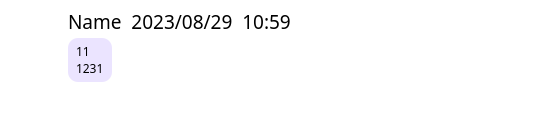
<?xml version="1.0" encoding="UTF-8"?>
<ui version="4.0">
 <class>ChatBubbles</class>
 <widget class="QWidget" name="ChatBubbles">
  <property name="geometry">
   <rect>
    <x>0</x>
    <y>0</y>
    <width>541</width>
    <height>118</height>
   </rect>
  </property>
  <property name="minimumSize">
   <size>
    <width>541</width>
    <height>0</height>
   </size>
  </property>
  <property name="maximumSize">
   <size>
    <width>541</width>
    <height>16777215</height>
   </size>
  </property>
  <property name="windowTitle">
   <string>Form</string>
  </property>
  <property name="styleSheet">
   <string notr="true">QWidget{
background-color: rgb(255, 255, 255)
}</string>
  </property>
  <layout class="QHBoxLayout" name="horizontalLayout">
   <item>
    <layout class="QHBoxLayout" name="horizontalLayout_4" stretch="0,40,0">
     <item>
      <layout class="QVBoxLayout" name="verticalLayout_2">
       <item>
        <widget class="QLabel" name="profPhoto">
         <property name="minimumSize">
          <size>
           <width>51</width>
           <height>51</height>
          </size>
         </property>
         <property name="maximumSize">
          <size>
           <width>51</width>
           <height>51</height>
          </size>
         </property>
         <property name="text">
          <string/>
         </property>
         <property name="pixmap">
          <pixmap>../graphSource/profPhoto.jpg</pixmap>
         </property>
         <property name="scaledContents">
          <bool>true</bool>
         </property>
         <property name="alignment">
          <set>Qt::AlignLeading|Qt::AlignLeft|Qt::AlignTop</set>
         </property>
        </widget>
       </item>
       <item>
        <spacer name="verticalSpacer">
         <property name="orientation">
          <enum>Qt::Vertical</enum>
         </property>
         <property name="sizeHint" stdset="0">
          <size>
           <width>20</width>
           <height>10</height>
          </size>
         </property>
        </spacer>
       </item>
      </layout>
     </item>
     <item>
      <layout class="QVBoxLayout" name="verticalLayout">
       <item>
        <layout class="QHBoxLayout" name="horizontalLayout_2" stretch="0,0">
         <item>
          <widget class="QLabel" name="nameAndTime">
           <property name="minimumSize">
            <size>
             <width>100</width>
             <height>21</height>
            </size>
           </property>
           <property name="maximumSize">
            <size>
             <width>16777215</width>
             <height>21</height>
            </size>
           </property>
           <property name="font">
            <font>
             <family>Heiti SC</family>
             <pointsize>14</pointsize>
            </font>
           </property>
           <property name="text">
            <string>Name  2023/08/29  10:59</string>
           </property>
          </widget>
         </item>
         <item>
          <spacer name="horizontalSpacer_2">
           <property name="orientation">
            <enum>Qt::Horizontal</enum>
           </property>
           <property name="sizeHint" stdset="0">
            <size>
             <width>40</width>
             <height>20</height>
            </size>
           </property>
          </spacer>
         </item>
        </layout>
       </item>
       <item>
        <layout class="QHBoxLayout" name="horizontalLayout_3">
         <item>
          <layout class="QVBoxLayout" name="verticalLayout_3">
           <item>
            <widget class="QLabel" name="msgText">
             <property name="maximumSize">
              <size>
               <width>300</width>
               <height>16777215</height>
              </size>
             </property>
             <property name="font">
              <font>
               <family>Heiti SC</family>
              </font>
             </property>
             <property name="styleSheet">
              <string notr="true">QLabel {
    border-radius: 10px; /* Adjust the radius value as needed */
    background-color: rgb(235, 228, 255); /* Set the background color */
    padding: 5px; /* Add some padding to the label */
}</string>
             </property>
             <property name="text">
              <string>11
1231</string>
             </property>
             <property name="margin">
              <number>4</number>
             </property>
             <property name="textInteractionFlags">
              <set>Qt::LinksAccessibleByMouse|Qt::TextSelectableByMouse</set>
             </property>
            </widget>
           </item>
           <item>
            <spacer name="verticalSpacer_2">
             <property name="orientation">
              <enum>Qt::Vertical</enum>
             </property>
             <property name="sizeHint" stdset="0">
              <size>
               <width>20</width>
               <height>5</height>
              </size>
             </property>
            </spacer>
           </item>
          </layout>
         </item>
         <item>
          <spacer name="horizontalSpacer">
           <property name="orientation">
            <enum>Qt::Horizontal</enum>
           </property>
           <property name="sizeHint" stdset="0">
            <size>
             <width>40</width>
             <height>20</height>
            </size>
           </property>
          </spacer>
         </item>
        </layout>
       </item>
      </layout>
     </item>
     <item>
      <spacer name="horizontalSpacer_3">
       <property name="orientation">
        <enum>Qt::Horizontal</enum>
       </property>
       <property name="sizeHint" stdset="0">
        <size>
         <width>40</width>
         <height>20</height>
        </size>
       </property>
      </spacer>
     </item>
    </layout>
   </item>
  </layout>
 </widget>
 <resources/>
 <connections/>
</ui>
